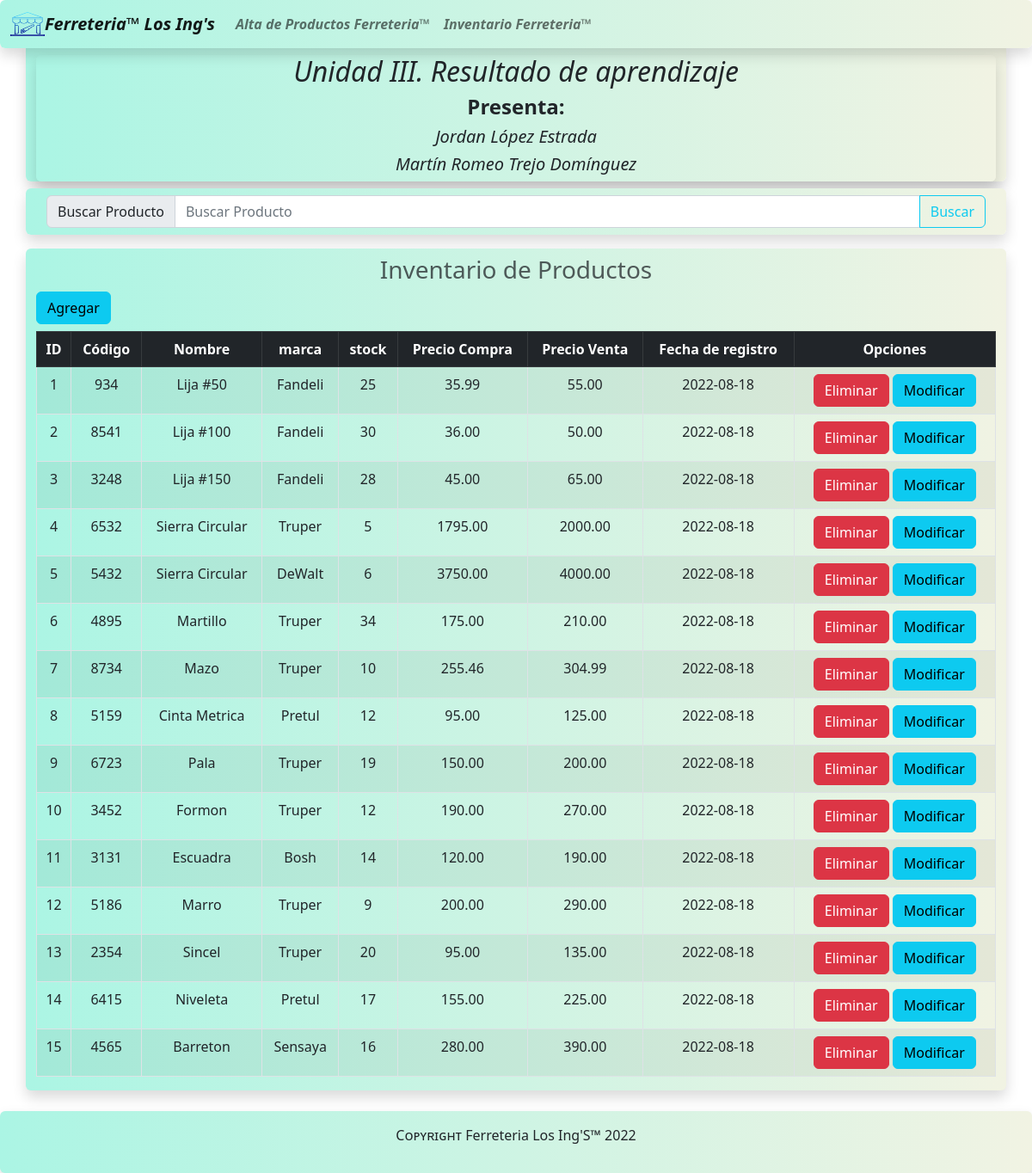
The page / on the database its author committed.
### tables this page shows
CREATE TABLE IF NOT EXISTS `ferrproductos` (
  `id` int(11) NOT NULL AUTO_INCREMENT,
  `nombre` varchar(50) DEFAULT NULL,
  `codproducto` int(11) DEFAULT 0,
  `marca` varchar(50) DEFAULT NULL,
  `stock` int(11) DEFAULT NULL,
  `precio_compra` decimal(7,2) DEFAULT NULL,
  `precio_venta` decimal(7,2) DEFAULT NULL,
  `fecha_registro` date DEFAULT NULL,
  PRIMARY KEY (`id`)
);

### index.php (the view, shortened to what this page needs)
<!DOCTYPE html>
<html lang="es-MX">
<head>
</head>
<body>
    <?php
    include("encabezado.php");
    ?>
        <div class="container shadow rounded mt-2 bg-encabezado">
          <nav class="navbar">
            <form class="container-fluid" method="GET" action="#">
              <div class="input-group">
                <span class="input-group-text" id="basic-addon">Buscar Producto</span>
                <input type="search" class="form-control" name="busqueda" placeholder="Buscar Producto" aria-label="Username" aria-describedby="basic-addon1">
                <button class="btn btn-outline-info" type="submit" name="enviar">Buscar</button>
              </div>
            </form>
          </nav>
        </div>
    <section>
        <div class="container table-responsive bg-light shadow rounded mt-3 mb-3 bg-encabezado">
          <div class="col-lg-12">
            <h3 class="text-center text-muted mt-2"> Inventario de Productos</h3>
            <table class="table table-bordered table-striped text-center">
              <thead class="table-dark">
                  <a class='btn btn-info mb-2' href='registrar.php'> Agregar </a>
                  <tr>
                  <th>ID</th>
                  <th>Código</th>
                  <th>Nombre</th>
                  <th>marca</th>
                  <th>stock</th>
                  <th>Precio Compra</th>
                  <th>Precio Venta</th>
                  <th>Fecha de registro</th>
                  <th>Opciones</th>
                  </tr>
              </thead>
                <?php
                  include("conexionbd.php");
                  if(isset($_GET["busqueda"])){
                  $busqueda=$_GET["busqueda"];
                  $consulta="SELECT * FROM ferrproductos where nombre like '%$busqueda%' OR id like '%$busqueda%' OR codproducto like '%$busqueda%' OR marca like '%$busqueda%' OR stock like '%$busqueda%'";
                  }
                  else{
                      $consulta="SELECT * FROM ferrproductos";
                  }
                  $resultado=mysqli_query($conexion,$consulta);
                  if(mysqli_num_rows($resultado)>0)
                    {
                      while($fila=mysqli_fetch_assoc($resultado))
                        {
                        echo "<tr>";
                        echo "<td>".$fila['id']."</td>";
                        echo "<td>".$fila['codproducto']."</td>";
                        echo "<td>".$fila['nombre']."</td>";
                        echo "<td>".$fila['marca']."</td>";
                        echo "<td>".$fila['stock']."</td>";
                        echo "<td>".$fila['precio_compra']."</td>";
                        echo "<td>".$fila['precio_venta']."</td>";
                        echo "<td>".$fila['fecha_registro']."</td>";
                        echo "<td> <a class='btn btn-danger' href='eliminar.php?id=".$fila['id']."'> Eliminar </a> <a class='btn btn-info' href='actualizarproducto.php?codproducto=".$fila['codproducto']."&nombre=".$fila['nombre']."&marca=".$fila['marca']."&stock=".$fila['stock']."&precio_compra=".$fila['precio_compra']."&precio_venta=".$fila['precio_venta']."&fecha_registro=".$fila['fecha_registro']."'> Modificar </a></td>";
                        echo "</tr>";
                          }
                    } else {
                        echo "Sin resultados";
                    }
                ?>
            </table>
      </section>
      <?php
      include("piedepagina.php")
      ?>
</body>
</html>

### encabezado.php (shortened to what this page needs)
<!DOCTYPE html>
<html>
<link rel="stylesheet" href="css/bootstrap.min.css">
</head>
    <body>
    <header>
        <div>
            <nav class="navbar navbar-expand-lg fixed-top bg-encabezado mb fst-italic fw-bolder shadow rounded">
                <div class="container-fluid w-80">
                    <a class="navbar-brand">
                        <img src="img/logoferre.png" alt="" width="40" height="28" class="d-inline-block align-text-top">Ferreteria™ Los Ing's
                    </a>
                    <div class="collapse navbar-collapse" id="navbarSupportedContent">
                        <u1 class="navbar-nav me-auto mb-2 mb-lg-0">
                            <li class="nav-item"><a class="nav-link" href="registrar.php">Alta de Productos Ferreteria™</a></li>
                            <li class="nav-item"><a class="nav-link" href="index.php">Inventario Ferreteria™</a></li>
                        </u1>
                    </div>
                </div>
            </nav>
        </div>
        <div class="container w-120 mt-5 shadow rounded bg-encabezado">
            <div class="row">
            </div>
        <div>
        <div class="container w-120 mt-2  shadow rounded bg-encabezado">
            <div class="row">
                <h2 class="text-center fst-italic">Unidad III. Resultado de aprendizaje</h2>
                <h4 class="text-center fw-bold">Presenta:</h4>
                <h5 class="text-center fst-italic">Jordan López Estrada</h5>
                <h5 class="text-center fst-italic">Martín Romeo Trejo Domínguez</h5>
            </div>
        </header>
    </body>
</html>

### piedepagina.php
<footer class="container-fluid bg-light text-center p-3 mt-4 shadow rounded bg-encabezado">
      <p>Cᴏᴘʏʀɪɢʜᴛ Ferreteria Los Ing'S™ 2022</p>
</footer>

### encabezado.php (style rules this page uses)
.bg-encabezado { background: #ABF5E4 ; background: linear-gradient(to right, #ABF5E4, #f1f3e3 ); }

### rows shown on the page
ferrproductos: id "1", codproducto "934", nombre "Lija #50", marca "Fandeli", stock "25", precio_compra "35.99", precio_venta "55.00", fecha_registro "2022-08-18"
ferrproductos: id "2", codproducto "8541", nombre "Lija #100", marca "Fandeli", stock "30", precio_compra "36.00", precio_venta "50.00", fecha_registro "2022-08-18"
ferrproductos: id "3", codproducto "3248", nombre "Lija #150", marca "Fandeli", stock "28", precio_compra "45.00", precio_venta "65.00", fecha_registro "2022-08-18"
ferrproductos: id "4", codproducto "6532", nombre "Sierra Circular", marca "Truper", stock "5", precio_compra "1795.00", precio_venta "2000.00", fecha_registro "2022-08-18"
ferrproductos: id "5", codproducto "5432", nombre "Sierra Circular", marca "DeWalt", stock "6", precio_compra "3750.00", precio_venta "4000.00", fecha_registro "2022-08-18"
ferrproductos: id "6", codproducto "4895", nombre "Martillo", marca "Truper", stock "34", precio_compra "175.00", precio_venta "210.00", fecha_registro "2022-08-18"
ferrproductos: id "7", codproducto "8734", nombre "Mazo", marca "Truper", stock "10", precio_compra "255.46", precio_venta "304.99", fecha_registro "2022-08-18"
ferrproductos: id "8", codproducto "5159", nombre "Cinta Metrica", marca "Pretul", stock "12", precio_compra "95.00", precio_venta "125.00", fecha_registro "2022-08-18"
ferrproductos: id "9", codproducto "6723", nombre "Pala", marca "Truper", stock "19", precio_compra "150.00", precio_venta "200.00", fecha_registro "2022-08-18"
ferrproductos: id "10", codproducto "3452", nombre "Formon", marca "Truper", stock "12", precio_compra "190.00", precio_venta "270.00", fecha_registro "2022-08-18"
ferrproductos: id "11", codproducto "3131", nombre "Escuadra", marca "Bosh", stock "14", precio_compra "120.00", precio_venta "190.00", fecha_registro "2022-08-18"
ferrproductos: id "12", codproducto "5186", nombre "Marro", marca "Truper", stock "9", precio_compra "200.00", precio_venta "290.00", fecha_registro "2022-08-18"
ferrproductos: id "13", codproducto "2354", nombre "Sincel", marca "Truper", stock "20", precio_compra "95.00", precio_venta "135.00", fecha_registro "2022-08-18"
ferrproductos: id "14", codproducto "6415", nombre "Niveleta", marca "Pretul", stock "17", precio_compra "155.00", precio_venta "225.00", fecha_registro "2022-08-18"
ferrproductos: id "15", codproducto "4565", nombre "Barreton", marca "Sensaya", stock "16", precio_compra "280.00", precio_venta "390.00", fecha_registro "2022-08-18"
